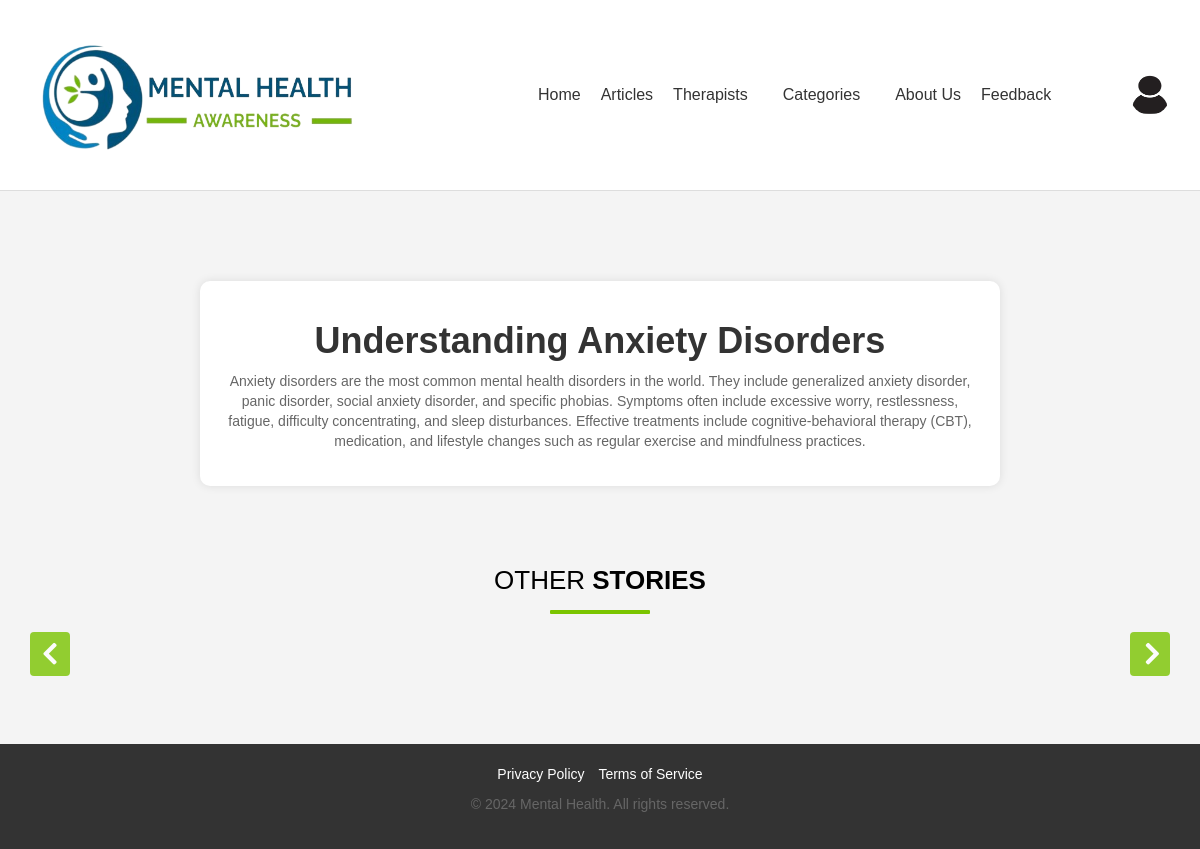
The page /article/1/ (signed in) on the database its author committed.
### core/models.py (models this page shows, shortened)
class Article(models.Model):
    DEPRESSION = 'Depression'
    ANXIETY = 'Anxiety'
    STRESS_MANAGEMENT = 'Stress Management'
    MINDFULNESS_MEDITATION = 'Mindfulness and Meditation'
    TRAUMATIC_DISORDER = 'Traumatic Disorder'
    CATEGORY_CHOICES = [
        (DEPRESSION, 'Depression'),
        (ANXIETY, 'Anxiety'),
        (STRESS_MANAGEMENT, 'Stress Management'),
        (MINDFULNESS_MEDITATION, 'Mindfulness and Meditation'),
        (TRAUMATIC_DISORDER, 'Traumatic Disorder'),
    ]
    title = models.CharField(max_length=255)
    content = models.TextField()
    image = models.ImageField(upload_to='article_images/')
    created_at = models.DateTimeField(auto_now_add=True)
    updated_at = models.DateTimeField(auto_now=True)
    category = models.CharField(max_length=50, choices=CATEGORY_CHOICES, default=DEPRESSION)

### core/views.py (the view)
# urls.py: path('article/<int:pk>/', views.article_detail, name='article_detail'),
def article_detail(request, pk):
    article = get_object_or_404(Article, pk=pk)
    return render(request, 'article/article_detail.html', {'article': article, 'categories': CATEGORIES})

### templates/article/article_detail.html (shortened to what this page needs)
{% extends 'base.html' %}
{% block content %}
{% load static %}
<!DOCTYPE html>
<html lang="en">
<head>
<link rel="stylesheet" href="https://maxcdn.bootstrapcdn.com/font-awesome/4.7.0/css/font-awesome.min.css">
<link rel="stylesheet" href="https://maxcdn.bootstrapcdn.com/bootstrap/3.3.7/css/bootstrap.min.css">
</head>
<body>
    <div class="container_cont">
        <h1><b>{{ article.title }}</b></h1>
        <p>{{ article.content }}</p>
    </div>
    <div class="container">
        <div class="row">
            <div class="col-md-12">
                <h2>Other <b>Stories</b></h2>
                <div id="myCarousel" class="carousel slide" data-ride="carousel" data-interval="0">
                    <a class="carousel-control left" href="#myCarousel" data-slide="prev">
                        <i class="fa fa-angle-left"></i>
                    </a>
                    <a class="carousel-control right" href="#myCarousel" data-slide="next">
                        <i class="fa fa-angle-right"></i>
                    </a>
                </div>
            </div>
        </div>
    </div>
</body>
</html>
{% endblock %}

### static/css/style.css (style rules this page uses)
body { font-family: Arial, sans-serif; margin: 0; padding: 0; background-color: #fff; }
.container { width: 90%; margin: 0 auto; }

### templates/article/article_detail.html (style rules this page uses)
body { font-family: Arial, sans-serif; background-color: #f4f4f4; margin: 0; padding: 0; }
.container_cont { max-width: 800px; margin: 50px auto; background-color: #fff; border-radius: 10px; box-shadow: 0 0 10px rgba(0, 0, 0, 0.1); padding: 20px; text-align: center; }
h1 { color: #333; }
p { color: #666; margin-bottom: 15px; }
h2 { color: #000; font-size: 26px; font-weight: 300; text-align: center; text-transform: uppercase; position: relative; margin: 30px 0 60px; }
h2::after { content: ""; width: 100px; position: absolute; margin: 0 auto; height: 4px; border-radius: 1px; background: #7ac400; left: 0; right: 0; bottom: -20px; }
.carousel { margin: 50px auto; padding: 0 70px; }
.carousel .carousel-control { height: 44px; width: 40px; background: #7ac400; margin: auto 0; border-radius: 4px; opacity: 0.8; }
.carousel .carousel-control i { font-size: 36px; position: absolute; top: 50%; display: inline-block; margin: -19px 0 0 0; z-index: 5; left: 0; right: 0; color: #fff; text-shadow: none; font-weight: bold; }
.carousel .carousel-control.left i { margin-left: -2px; }
.carousel .carousel-control.right i { margin-right: -4px; }

### rows shown on the page
Article: title "Understanding Anxiety Disorders", content "Anxiety disorders are the most common mental health disorders in the world. They include generalized anxiety disorder, panic disorder, social anxiety disorder, and specific phobias. Symptoms often include excessive worry, restlessness, fatigue, difficulty concentrating, and sleep disturbances. Effective treatments include cognitive-behavioral therapy (CBT), medication, and lifestyle changes such as regular exercise and mindfulness practices."
